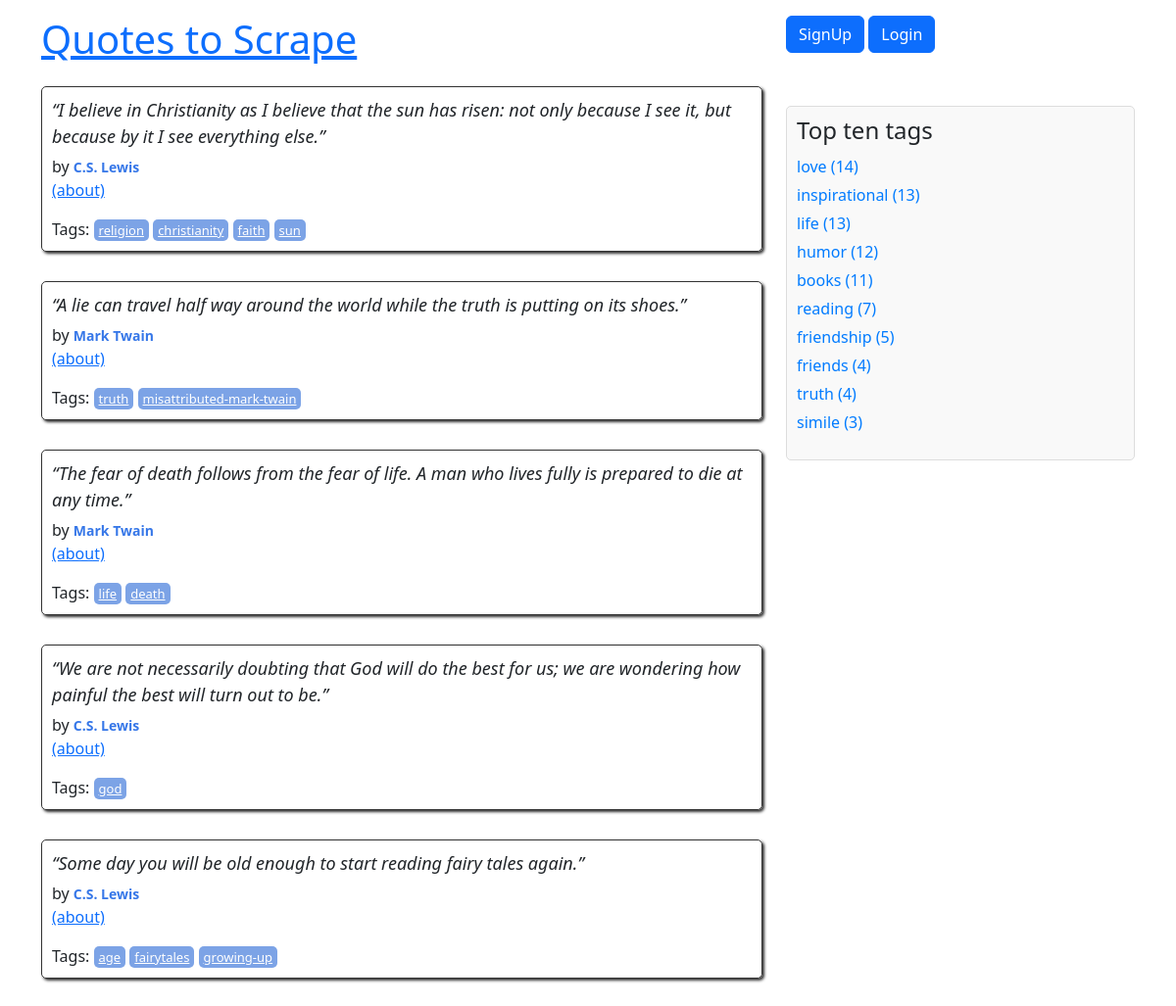
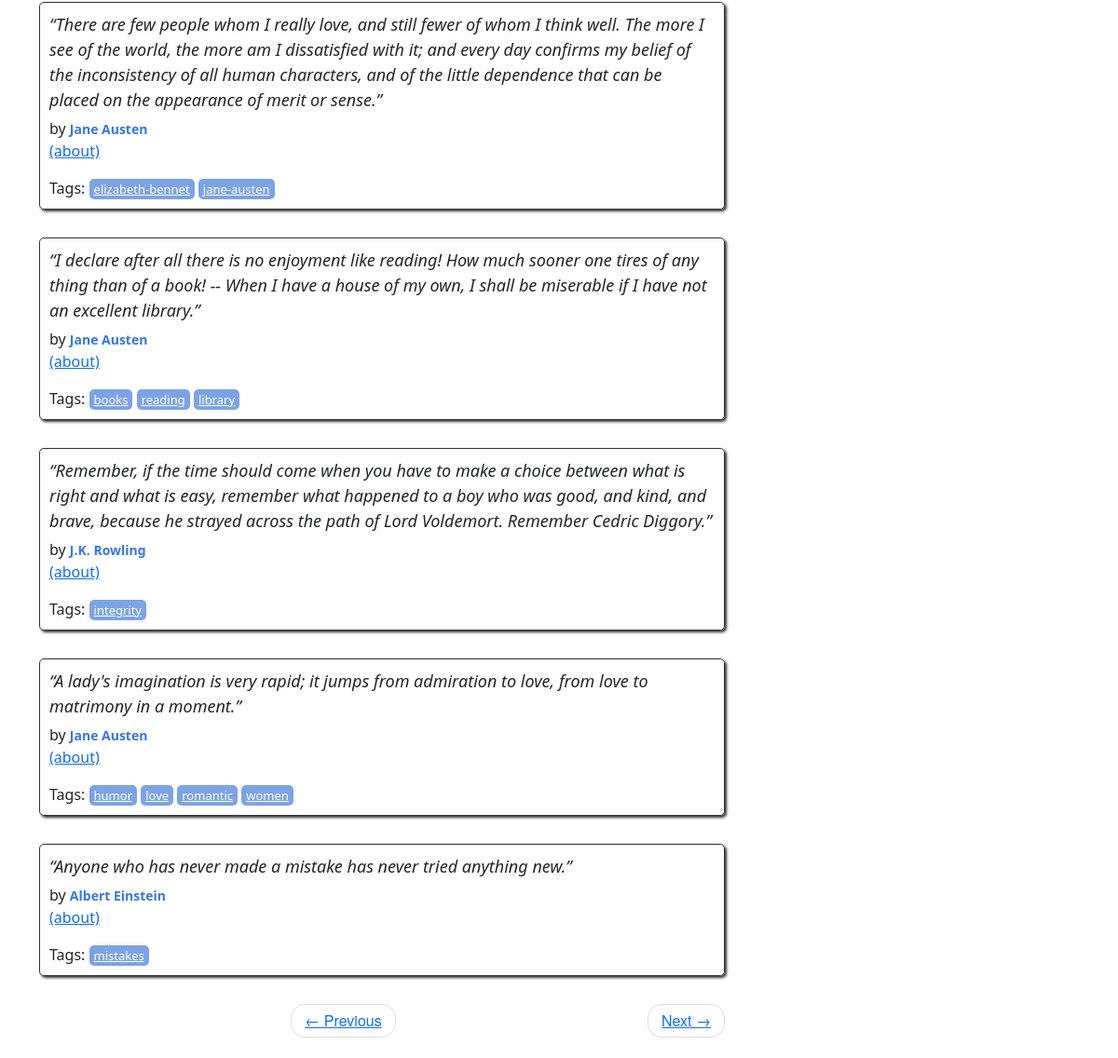
/2, run on the app's committed database (2 pictures, top to bottom).
### quotes/models.py (models this page shows, shortened)
class Quote(models.Model):
    quote = models.TextField()
    tags = models.ManyToManyField(Tag)
    author = models.ForeignKey(Author, on_delete=models.CASCADE, default=None, null=True)
    create_at = models.DateTimeField(auto_now_add=True)

class Author(models.Model):
    fullname = models.CharField(max_length=50)
    born_date = models.CharField(max_length=50)
    born_location = models.CharField(max_length=150)
    description = models.TextField()
    create_at = models.DateTimeField(auto_now_add=True)

class Tag(models.Model):
    name = models.CharField(max_length=150, null=False, unique=True)

### quotes/views.py (the view)
# urls.py: path('', views.main, name='home'),
def main(request, page=1):
    quotes = Quote.objects.all().order_by('-create_at')
    per_page = 10
    paginator = Paginator(quotes, per_page)
    quotes_on_page = paginator.page(page)
    top_tags = Tag.objects.annotate(num_quotes=Count('quote')).order_by('-num_quotes')[:10]
    return render(request, 'quotes/index.html', context={'quotes': quotes_on_page, 'top_tags': top_tags})

### quotes/templates/quotes/index.html
{% extends 'quotes/base.html' %}
{% load extract %}
{% block body %}
<div class="row">
    <div class="col-md-8">
        {% for quote in quotes %}
        <div class="quote" itemscope="" itemtype="http://schema.org/CreativeWork">
        <span class="text" itemprop="text">
            {{quote.quote}}
        </span>
            <span>by <small class="author" itemprop="author">{{quote.author.fullname}}</small></span>
                {% if quote.author and quote.author.id %}
                <p><a href="{% url 'quotes:author_detail' author_id=quote.author.id %}">(about)</a></p>
                {% else %}
                <p><strong>Author</strong>: Unknown</p>
                {% endif %}
            <div class="tags">
                Tags:
                {% for tag in quote.tags.all %}
                {% if tag %}
                <a class="tag" href="{% url 'quotes:quotes_by_tag' tag.name %}">{{ tag.name }}</a>
                {% endif %}
                {% endfor %}
            </div>
        </div>
        {% endfor %}
        <nav>
            <ul class="pager">
                <li class="previous">
                    <a class="{% if not quotes.has_previous %} disabled {% endif %}"
                       href="{% if quotes.has_previous %} {% url 'quotes:root_paginate' quotes.previous_page_number %} {% else %} # {% endif %}">
                        <span aria-hidden="true">←</span> Previous
                    </a>
                </li>
                <li class="next">
                    <a class="{% if not quotes.has_next %} disabled {% endif %}"
                       href="{% if quotes.has_next %} {% url 'quotes:root_paginate' quotes.next_page_number %} {% else %} # {% endif %}">
                        Next <span aria-hidden="true">→</span></a>
                </li>
            </ul>
        </nav>
    </div>
    <div class="col-md-4">
        <div class="top-tags">
            <h3>Top ten tags</h3>
            <ul>
                {% for tag in top_tags %}
                <li>
                    <a href="{% url 'quotes:quotes_by_tag' tag.name %}">
                        {{ tag.name }} ({{ tag.num_quotes }})
                    </a>
                </li>
                {% endfor %}
            </ul>
        </div>
    </div>
</div>
{% endblock %}

### quotes/static/quotes/style.css (style rules this page uses)
.quote { padding: 10px; margin-bottom: 30px; border: 1px solid #333333; border-radius: 5px; box-shadow: 2px 2px 3px #333333; }
.quote span.text { display: block; margin-bottom: 5px; font-size: large; font-style: italic; }
.quote small.author { font-weight: bold; color: #3677E8; }
.quote .tags { margin-top: 10px; }
.tag { padding: 2px 5px; border-radius: 5px; color: white; font-size: small; background-color: #7CA3E6; }
.pager { font-family: "Raleway","Helvetica Neue",Helvetica,Arial,sans-serif; }
.pager { padding-left: 0; margin: 22px 0; list-style: none; text-align: center; }
.pager li { display: inline; }
.pager .next>a, .pager .next>span { float: right; }
.pager li>a, .pager li>span { display: inline-block; padding: 5px 14px; background-color: #ffffff; border: 1px solid #dddddd; border-radius: 15px; }
.top-tags { margin-top: 20px; padding: 10px; background-color: #f9f9f9; border: 1px solid #ddd; border-radius: 5px; }
.top-tags h3 { font-size: 1.5em; margin-bottom: 10px; }
.top-tags ul { list-style-type: none; padding: 0; }
.top-tags li { margin-bottom: 5px; }
.top-tags a { text-decoration: none; color: #007bff; }

### data on the page
Quote: quote "“I believe in Christianity as I believe that the sun has risen: not only because I see it, but because by it I see everything else.”", author.fullname "C.S. Lewis", shows "(about)"
Tag: name "religion"
Tag: name "christianity"
Tag: name "faith"
Tag: name "sun"
Quote: quote "“A lie can travel half way around the world while the truth is putting on its shoes.”", author.fullname "Mark Twain", shows "(about)"
Tag: name "truth", num_quotes "4"
Tag: name "misattributed-mark-twain"
Quote: quote "“The fear of death follows from the fear of life. A man who lives fully is prepared to die at any time.”", author.fullname "Mark Twain", shows "(about)"
Tag: name "life", num_quotes "13"
Tag: name "death"
Quote: quote "“We are not necessarily doubting that God will do the best for us; we are wondering how painful the best will turn out to be.”", author.fullname "C.S. Lewis", shows "(about)"
Tag: name "god"
Quote: quote "“Some day you will be old enough to start reading fairy tales again.”", author.fullname "C.S. Lewis", shows "(about)"
Tag: name "age"
Tag: name "fairytales"
Tag: name "growing-up"
Quote: quote "“There are few people whom I really love, and still fewer of whom I think well. The more I see of the world, the more am I dissatisfied with it; and every day confirms my belief of the inconsistency of all human characters, and of the little dependence that can be placed on the appearance of merit or sense.”", author.fullname "Jane Austen", shows "(about)"
Tag: name "elizabeth-bennet"
Tag: name "jane-austen"
Quote: quote "“I declare after all there is no enjoyment like reading! How much sooner one tires of any thing than of a book! -- When I have a house of my own, I shall be miserable if I have not an excellent library.”", author.fullname "Jane Austen", shows "(about)"
Tag: name "books", num_quotes "11"
Tag: name "reading", num_quotes "7"
Tag: name "library"
Quote: quote "“Remember, if the time should come when you have to make a choice between what is right and what is easy, remember what happened to a boy who was good, and kind, and brave, because he strayed across the path of Lord Voldemort. Remember Cedric Diggory.”", author.fullname "J.K. Rowling", shows "(about)"
Tag: name "integrity"
Quote: quote "“A lady's imagination is very rapid; it jumps from admiration to love, from love to matrimony in a moment.”", author.fullname "Jane Austen", shows "(about)"
Tag: name "humor", num_quotes "12"
Tag: name "love", num_quotes "14"
Tag: name "romantic"
Tag: name "women"
Quote: quote "“Anyone who has never made a mistake has never tried anything new.”", author.fullname "Albert Einstein", shows "(about)"
Tag: name "mistakes"
Tag: name "inspirational", num_quotes "13"
Tag: name "friendship", num_quotes "5"
Tag: name "friends", num_quotes "4"
Tag: name "simile", num_quotes "3"
